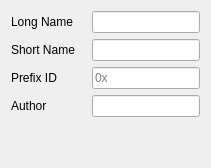
      <widget class="QWidget" name="plugInTab">
       <attribute name="title">
        <string>PlugIn</string>
       </attribute>
       <layout class="QGridLayout" name="gridLayout">
        <item row="0" column="0">
         <layout class="QVBoxLayout" name="verticalLayout">
          <item>
           <layout class="QHBoxLayout" name="horizontalLayout">
            <item>
             <widget class="QLabel" name="label">
              <property name="sizePolicy">
               <sizepolicy hsizetype="Maximum" vsizetype="Maximum">
                <horstretch>0</horstretch>
                <verstretch>0</verstretch>
               </sizepolicy>
              </property>
              <property name="minimumSize">
               <size>
                <width>75</width>
                <height>0</height>
               </size>
              </property>
              <property name="maximumSize">
               <size>
                <width>100</width>
                <height>25</height>
               </size>
              </property>
              <property name="toolTip">
               <string>&lt;html&gt;&lt;head/&gt;&lt;body&gt;&lt;pre style=&quot; margin-top:0px; margin-bottom:0px; margin-left:0px; margin-right:0px; -qt-block-indent:0; text-indent:0px; line-height:24px; background-color:#282a36;&quot;&gt;&lt;span style=&quot; font-family:'Menlo','Monaco','Courier New','monospace'; font-size:16px; color:#f1fa8c;&quot;&gt;The full name of your plug-in.&lt;/span&gt;&lt;/pre&gt;&lt;/body&gt;&lt;/html&gt;</string>
              </property>
              <property name="text">
               <string>Long Name</string>
              </property>
             </widget>
            </item>
            <item>
             <widget class="QLineEdit" name="longNameTF">
              <property name="minimumSize">
               <size>
                <width>25</width>
                <height>0</height>
               </size>
              </property>
              <property name="focusPolicy">
               <enum>Qt::StrongFocus</enum>
              </property>
             </widget>
            </item>
           </layout>
          </item>
          <item>
           <layout class="QHBoxLayout" name="horizontalLayout_2">
            <item>
             <widget class="QLabel" name="label_5">
              <property name="sizePolicy">
               <sizepolicy hsizetype="Maximum" vsizetype="Maximum">
                <horstretch>0</horstretch>
                <verstretch>0</verstretch>
               </sizepolicy>
              </property>
              <property name="minimumSize">
               <size>
                <width>75</width>
                <height>0</height>
               </size>
              </property>
              <property name="maximumSize">
               <size>
                <width>100</width>
                <height>25</height>
               </size>
              </property>
              <property name="toolTip">
               <string>&lt;html&gt;&lt;head/&gt;&lt;body&gt;&lt;pre style=&quot; margin-top:0px; margin-bottom:0px; margin-left:0px; margin-right:0px; -qt-block-indent:0; text-indent:0px; line-height:24px; background-color:#282a36;&quot;&gt;&lt;span style=&quot; font-family:'Menlo','Monaco','Courier New','monospace'; font-size:16px; color:#f1fa8c;&quot;&gt;A four to six character name for your plug-in.&lt;/span&gt;&lt;/pre&gt;&lt;/body&gt;&lt;/html&gt;</string>
              </property>
              <property name="text">
               <string>Short Name</string>
              </property>
             </widget>
            </item>
            <item>
             <widget class="QLineEdit" name="shortNameTF">
              <property name="minimumSize">
               <size>
                <width>25</width>
                <height>0</height>
               </size>
              </property>
             </widget>
            </item>
           </layout>
          </item>
          <item>
           <layout class="QHBoxLayout" name="horizontalLayout_3">
            <item>
             <widget class="QLabel" name="label_6">
              <property name="sizePolicy">
               <sizepolicy hsizetype="Maximum" vsizetype="Maximum">
                <horstretch>0</horstretch>
                <verstretch>0</verstretch>
               </sizepolicy>
              </property>
              <property name="minimumSize">
               <size>
                <width>75</width>
                <height>0</height>
               </size>
              </property>
              <property name="maximumSize">
               <size>
                <width>100</width>
                <height>25</height>
               </size>
              </property>
              <property name="toolTip">
               <string>&lt;html&gt;&lt;head/&gt;&lt;body&gt;&lt;pre style=&quot; margin-top:0px; margin-bottom:0px; margin-left:0px; margin-right:0px; -qt-block-indent:0; text-indent:0px; line-height:24px; background-color:#282a36;&quot;&gt;&lt;span style=&quot; font-family:'Menlo','Monaco','Courier New','monospace'; font-size:16px; color:#f1fa8c;&quot;&gt;Your assigned prefix ID.&lt;/span&gt;&lt;/pre&gt;&lt;/body&gt;&lt;/html&gt;</string>
              </property>
              <property name="text">
               <string>Prefix ID</string>
              </property>
             </widget>
            </item>
            <item>
             <widget class="QLineEdit" name="prefixIDTF">
              <property name="inputMask">
               <string/>
              </property>
              <property name="maxLength">
               <number>256</number>
              </property>
              <property name="placeholderText">
               <string>0x</string>
              </property>
             </widget>
            </item>
           </layout>
          </item>
          <item>
           <layout class="QHBoxLayout" name="horizontalLayout_4">
            <item>
             <widget class="QLabel" name="label_7">
              <property name="sizePolicy">
               <sizepolicy hsizetype="Maximum" vsizetype="Maximum">
                <horstretch>0</horstretch>
                <verstretch>0</verstretch>
               </sizepolicy>
              </property>
              <property name="minimumSize">
               <size>
                <width>75</width>
                <height>0</height>
               </size>
              </property>
              <property name="maximumSize">
               <size>
                <width>100</width>
                <height>25</height>
               </size>
              </property>
              <property name="toolTip">
               <string>&lt;html&gt;&lt;head/&gt;&lt;body&gt;&lt;pre style=&quot; margin-top:0px; margin-bottom:0px; margin-left:0px; margin-right:0px; -qt-block-indent:0; text-indent:0px; line-height:24px; background-color:#282a36;&quot;&gt;&lt;span style=&quot; font-family:'Menlo','Monaco','Courier New','monospace'; font-size:16px; color:#f1fa8c;&quot;&gt;The name of the plug-in author.&lt;/span&gt;&lt;/pre&gt;&lt;/body&gt;&lt;/html&gt;</string>
              </property>
              <property name="text">
               <string>Author</string>
              </property>
             </widget>
            </item>
            <item>
             <widget class="QLineEdit" name="authorTF"/>
            </item>
           </layout>
          </item>
          <item>
           <spacer name="verticalSpacer">
            <property name="orientation">
             <enum>Qt::Vertical</enum>
            </property>
            <property name="sizeHint" stdset="0">
             <size>
              <width>20</width>
              <height>40</height>
             </size>
            </property>
           </spacer>
          </item>
         </layout>
        </item>
       </layout>
      </widget>
